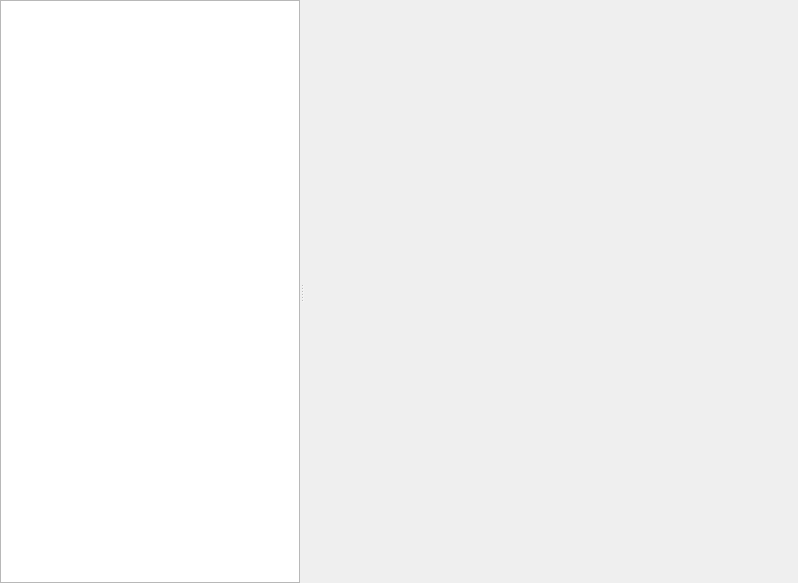
<?xml version="1.0" encoding="UTF-8"?>
<ui version="4.0">
 <class>NImageWidget</class>
 <widget class="QWidget" name="NImageWidget">
  <property name="geometry">
   <rect>
    <x>0</x>
    <y>0</y>
    <width>798</width>
    <height>583</height>
   </rect>
  </property>
  <property name="windowTitle">
   <string>Form</string>
  </property>
  <layout class="QHBoxLayout" name="horizontalLayout">
   <property name="leftMargin">
    <number>0</number>
   </property>
   <property name="topMargin">
    <number>0</number>
   </property>
   <property name="rightMargin">
    <number>0</number>
   </property>
   <property name="bottomMargin">
    <number>0</number>
   </property>
   <item>
    <widget class="QSplitter" name="splitter">
     <property name="orientation">
      <enum>Qt::Horizontal</enum>
     </property>
     <widget class="NTreeView" name="fileTreeView">
      <property name="maximumSize">
       <size>
        <width>300</width>
        <height>16777215</height>
       </size>
      </property>
      <property name="contextMenuPolicy">
       <enum>Qt::CustomContextMenu</enum>
      </property>
      <property name="editTriggers">
       <set>QAbstractItemView::NoEditTriggers</set>
      </property>
      <property name="dragDropMode">
       <enum>QAbstractItemView::InternalMove</enum>
      </property>
      <property name="alternatingRowColors">
       <bool>true</bool>
      </property>
      <attribute name="headerVisible">
       <bool>false</bool>
      </attribute>
     </widget>
     <widget class="QTabWidget" name="fileTabWidget">
      <property name="currentIndex">
       <number>-1</number>
      </property>
      <property name="documentMode">
       <bool>true</bool>
      </property>
      <property name="tabsClosable">
       <bool>true</bool>
      </property>
      <property name="movable">
       <bool>true</bool>
      </property>
     </widget>
    </widget>
   </item>
  </layout>
 </widget>
 <customwidgets>
  <customwidget>
   <class>NTreeView</class>
   <extends>QTreeView</extends>
   <header>n_tree_view.h</header>
   <slots>
    <signal>dropped(QString,QString)</signal>
   </slots>
  </customwidget>
 </customwidgets>
 <resources/>
 <connections/>
</ui>
